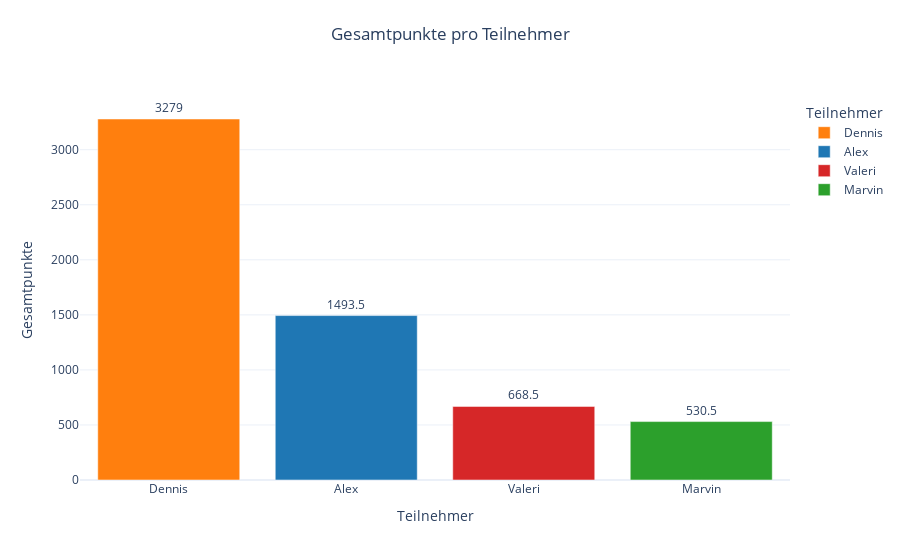

Write notebook code for a chart like this one.
### Markdown cell above
##  Wer hat die meisten Punkte erzielt?

### Code cell
# 3. Gruppiere nach 'name' und summiere 'points'
agg_points_df = df.groupby('name', as_index=False)['points'].sum()

# 4. Sortiere die aggregierten Daten in absteigender Reihenfolge
agg_points_df = agg_points_df.sort_values(by='points', ascending=False)

# 5. Erstelle das Balkendiagramm mit Plotly Express
fig = px.bar(
    agg_points_df,
    x='name',
    y='points',
    color='name',
    color_discrete_map=user_colors,  # Verwende das definierte Farbzuordnung
    text='points',                   # Füge Punkte als Beschriftung hinzu
    title='Gesamtpunkte pro Teilnehmer',
    labels={
        'name': 'Teilnehmer',
        'points': 'Gesamtpunkte'
    }
)

# 6. Passe das Layout an
fig.update_layout(
    xaxis={'categoryorder': 'total descending'},
    title={
        'text': "Gesamtpunkte pro Teilnehmer",
        'y':0.95,
        'x':0.5,
        'xanchor': 'center',
        'yanchor': 'top'
    },
    xaxis_title='Teilnehmer',
    yaxis_title='Gesamtpunkte',
    legend_title_text='Teilnehmer',
    template='plotly_white'  # Weißes Hintergrundthema für bessere Ästhetik
)

# 7. Füge Datenbeschriftungen oberhalb der Balken hinzu
fig.update_traces(texttemplate='%{text}', textposition='outside')

# 8. Zeige das Diagramm an
fig.show()

### Figure 1 — Plotly figure (JSON) as saved in the notebook; plotly's stock layout.template omitted (floating-point values rounded to 4 significant figures)
{"data": [{"alignmentgroup": "True", "hovertemplate": "Teilnehmer=%{x}<br>Gesamtpunkte=%{text}<extra></extra>", "legendgroup": "Dennis", "marker": {"color": "#ff7f0e", "pattern": {"shape": ""}}, "name": "Dennis", "offsetgroup": "Dennis", "orientation": "v", "showlegend": true, "text": [3279], "textposition": "outside", "texttemplate": "%{text}", "type": "bar", "x": ["Dennis"], "xaxis": "x", "y": [3279], "yaxis": "y"}, {"alignmentgroup": "True", "hovertemplate": "Teilnehmer=%{x}<br>Gesamtpunkte=%{text}<extra></extra>", "legendgroup": "Alex", "marker": {"color": "#1f77b4", "pattern": {"shape": ""}}, "name": "Alex", "offsetgroup": "Alex", "orientation": "v", "showlegend": true, "text": [1494.0], "textposition": "outside", "texttemplate": "%{text}", "type": "bar", "x": ["Alex"], "xaxis": "x", "y": [1494.0], "yaxis": "y"}, {"alignmentgroup": "True", "hovertemplate": "Teilnehmer=%{x}<br>Gesamtpunkte=%{text}<extra></extra>", "legendgroup": "Valeri", "marker": {"color": "#d62728", "pattern": {"shape": ""}}, "name": "Valeri", "offsetgroup": "Valeri", "orientation": "v", "showlegend": true, "text": [668.5], "textposition": "outside", "texttemplate": "%{text}", "type": "bar", "x": ["Valeri"], "xaxis": "x", "y": [668.5], "yaxis": "y"}, {"alignmentgroup": "True", "hovertemplate": "Teilnehmer=%{x}<br>Gesamtpunkte=%{text}<extra></extra>", "legendgroup": "Marvin", "marker": {"color": "#2ca02c", "pattern": {"shape": ""}}, "name": "Marvin", "offsetgroup": "Marvin", "orientation": "v", "showlegend": true, "text": [530.5], "textposition": "outside", "texttemplate": "%{text}", "type": "bar", "x": ["Marvin"], "xaxis": "x", "y": [530.5], "yaxis": "y"}], "layout": {"barmode": "relative", "legend": {"title": {"text": "Teilnehmer"}, "tracegroupgap": 0}, "title": {"text": "Gesamtpunkte pro Teilnehmer", "x": 0.5, "xanchor": "center", "y": 0.95, "yanchor": "top"}, "xaxis": {"anchor": "y", "categoryarray": ["Dennis", "Alex", "Valeri", "Marvin"], "categoryorder": "total descending", "domain": [0, 1], "title": {"text": "Teilnehmer"}}, "yaxis": {"anchor": "x", "domain": [0, 1], "title": {"text": "Gesamtpunkte"}}}}
